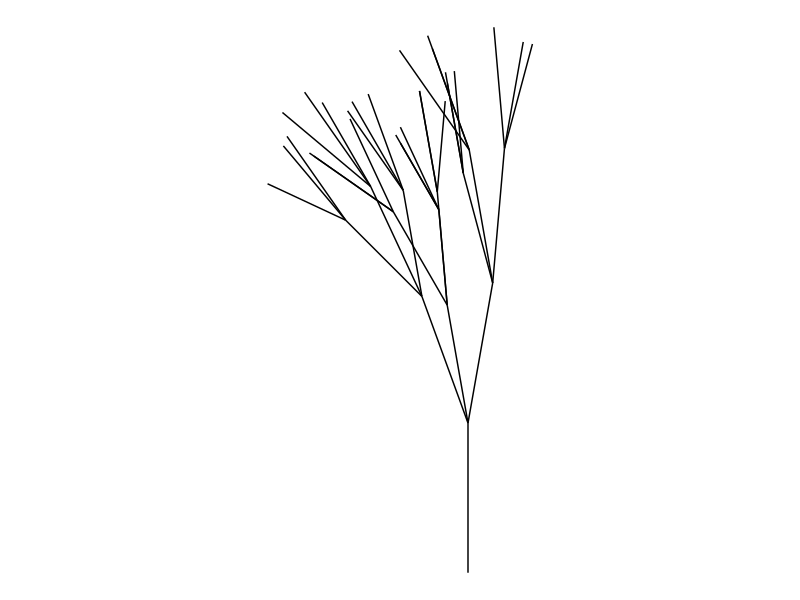

R code for this plot:

library(tidyverse)


# helper functions --------------------------------------------------------

radians <- function(degree) {
  2 * pi * degree / 360
}

adjust_scale <- function(s, scales) {
  s * sample(x = scales, size = length(s), replace = TRUE)
}

adjust_angle <- function(a, angles) {
  a + sample(x = angles, size = length(a), replace = TRUE)
}

adjust_x <- function(x, scale, angle) {
  x + scale * cos(radians(angle))
}

adjust_y <- function(y, scale, angle) {
  y + scale * sin(radians(angle))
}




# ashtree functions -------------------------------------------------------

grow_sapling <- function() {
  
  sapling <- tibble(
    old_x = 0,  # sapling grows from the origin
    old_y = 0,  # sapling grows from the origin
    new_x = 0,  # sapling doesn't grow horizontally
    new_y = 1,  # sapling does grow vertically
    angle = 90, # angle from horizontal is 90 degrees
    scale = 1,  # length of the sapling is 1
  )
  return(sapling)
}

grow_from <- function(tips) {
  
  # parameter values
  all_scales <- c(.8, .9, .95)
  all_angles <- c(-10, -5, 5, 10, 20, 25)
  
  # mutate the tips tibble
  new_growth <- tips %>%
    mutate(
      scale = adjust_scale(scale, all_scales),      # change segment length
      angle = adjust_angle(angle, all_angles),      # change segment angle
      old_x = new_x,                                # begin where last seg ended
      old_y = new_y,                                # begin where last seg ended
      new_x = adjust_x(old_x, scale, angle),        # end where this seg ends!
      new_y = adjust_y(old_y, scale, angle)         # end where this seg ends!
    )
  return(new_growth)
}


grow_many <- function(tips) {
  
  # parameter values
  splits <- 3

  new_tips <- map_dfr(1:splits, ~grow_from(tips))
  return(new_tips)
}


grow_tree <- function() {
  
  # parameter values
  cycles <- 4
  
  # initialise
  tree <- grow_sapling()
  tips <- tree
  
  # STAGE 11... notice that the "tree growth" is also something that
  # occurs in a loop!
  
  # grow tree in a loop
  for(c in 2:cycles) {
    tips <- grow_many(tips)
    tree <- bind_rows(tree, tips)
  }
  
  return(tree)
}


draw_tree <- function(tree) {
  
  pic <- ggplot(
    data = tree,
    mapping = aes(
      x = old_x, 
      y = old_y, 
      xend = new_x, 
      yend = new_y
    )
  ) + 
    geom_segment(show.legend = FALSE) + 
    theme_void() + 
    coord_equal()
  
  return(pic)
}

# do stuff ----------------------------------------------------------------

set.seed(1)

tree <- grow_tree()
pic <- draw_tree(tree)

plot(pic)
